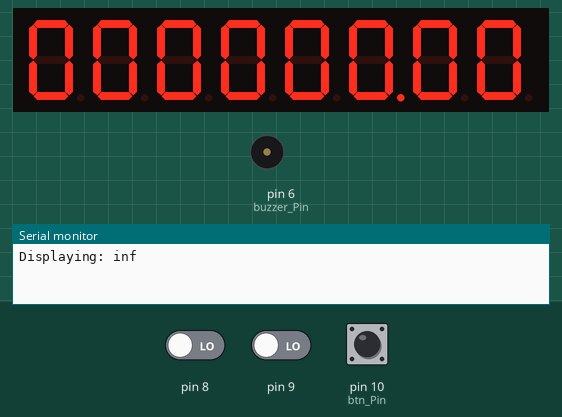
The sketch below on a simulated Arduino Uno, built with avr-gcc and run on an emulated ATmega328P. On the bench: 8-digit seven-segment display, buzzer (waves = sounding), the last lines printed to the serial monitor. Wiring (inferred from the names in the program): MAX7219 LED driver: data pin 2; clock pin 4; CS pin 3. The inputs (shaded band) are chosen by the test bench; at power-on: pin 9 LOW, pin 10 (btn_Pin) HIGH, pin 8 LOW.

Above: at 1.4 s.
1.5 s: pin 9 driven HIGH
At 3.0 s:
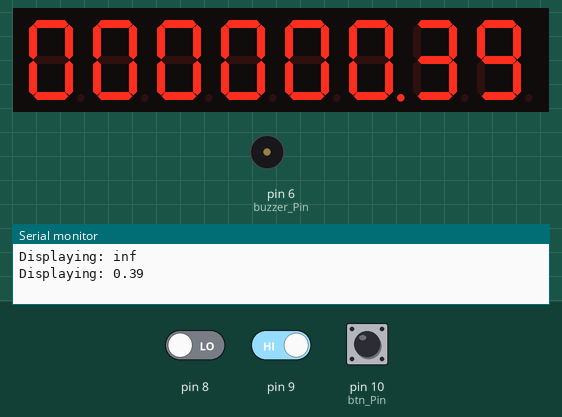
3.3 s: pin 10 (btn_Pin) pulled LOW for 0.15 s
At 4.1 s:
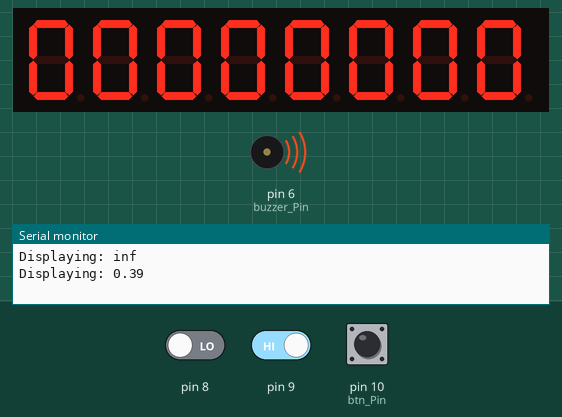
Timing chart, 0 to 6.3 s (numbered marks = the images above; inputs shaded):
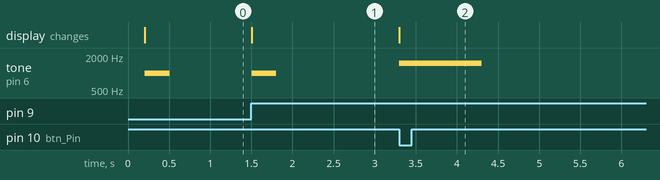

The sketch:

light-gates.ino
```cpp
//Pins of the 7 segment display
#define MAX7219_Data_IN 2
#define MAX7219_Chip_Select  3
#define MAX7219_Clock 4

#define btn_Pin 10

// Sensor_Front_Pin 8
// Sensor_Rear_Pin 9

#define buzzer_Pin 6

// Distance between sensors in metres
#define distance_between 0.59

unsigned long counter_1;
unsigned long current_time;
unsigned long time_interval;

byte last_CH1_state;
byte last_CH2_state;
float speed;
float last_speed;

bool but_state = false;


//Function to send bytes to the 7 seg display
void shift(byte send_to_address, byte send_this_data)
{
	digitalWrite(MAX7219_Chip_Select, LOW);
	shiftOut(MAX7219_Data_IN, MAX7219_Clock, MSBFIRST, send_to_address);
	shiftOut(MAX7219_Data_IN, MAX7219_Clock, MSBFIRST, send_this_data);
	digitalWrite(MAX7219_Chip_Select, HIGH);
}

void setup()
{
	Serial.begin(9600);

	pinMode(8, INPUT);
	pinMode(9, INPUT);
	PCICR |= (1 << PCIE0);    //enable PCMSK0 scan
	PCMSK0 |= (1 << PCINT0);  //Set pin D8 trigger an interrupt on state change.
	PCMSK0 |= (1 << PCINT1);  //Set pin D9 trigger an interrupt on state change.

	pinMode(btn_Pin, INPUT_PULLUP);

	pinMode(buzzer_Pin, OUTPUT);
	digitalWrite(buzzer_Pin,LOW);

	pinMode(MAX7219_Data_IN, OUTPUT);
	pinMode(MAX7219_Chip_Select, OUTPUT);
	pinMode(MAX7219_Clock, OUTPUT);
	digitalWrite(MAX7219_Clock, HIGH);
	delay(200);

	// Setup of MAX7219 chip
	shift(0x0f, 0x00); //display test register - test mode off
	shift(0x0c, 0x01); //shutdown register - normal operation
	shift(0x0b, 0x07); //scan limit register - display digits 0 thru 7
	shift(0x0a, 0x0f); //intensity register - max brightness
	shift(0x09, 0xff); //decode mode register - CodeB decode all digits

	reset_screen();
}

void loop() {
	speed = distance_between / (time_interval / 1E6);
	if(speed != last_speed)
	{
		last_speed = speed;

		display(speed);
		tone(buzzer_Pin, 1000, 300);
	}

	if(!digitalRead(btn_Pin) && but_state)
	{
		but_state = false;
		reset_screen();
		tone(buzzer_Pin, 1500, 1000);
	}
	else if(digitalRead(btn_Pin) && !but_state)
	{
		but_state = true;
	}
}


ISR(PCINT0_vect){
	current_time = micros();

	// Read Pin 8
	if(PINB & B00000001){
		if(last_CH1_state == 0){
			last_CH1_state = 1;
			counter_1 = current_time;
		}
	}
	else if(last_CH1_state == 1){
		last_CH1_state = 0;
	}

	// Read Pin 9
	if(PINB & B00000010 ){
		if(last_CH2_state == 0){
			last_CH2_state = 1;
			time_interval = current_time - counter_1;
		}
	}
	else if(last_CH2_state == 1){
		last_CH2_state = 0;
	}
}

void reset_screen() {
	shift(0x08, 0x00);
	shift(0x07, 0x00);
	shift(0x06, 0x00);
	shift(0x05, 0x00);
	shift(0x04, 0x00);
	shift(0x03, 0x00);
	shift(0x02, 0x00);
	shift(0x01, 0x00);
}

void display(double value)
{
	Serial.print("Displaying: ");
	Serial.println(value);

	byte digit_1 = value / 100000;
	value -= digit_1 * 100000;

	byte digit_2 = value / 10000;
	value -= digit_2 * 10000;

	byte digit_3 = value / 1000;
	value -= digit_3 * 1000;

	byte digit_4 = value / 100;
	value -= digit_4 * 100;

	byte digit_5 = value / 10;
	value -= digit_5 * 10;

	byte digit_6 = value;
	value -= digit_6;
	digit_6 |= 0b10000000; // turn DP on

	value *= 10;
	byte digit_7 = value;
	value -= digit_7;

	value *= 10;
	byte digit_8 = value;

	shift(0x08, digit_1);
	shift(0x07, digit_2);
	shift(0x06, digit_3);
	shift(0x05, digit_4);
	shift(0x04, digit_5);
	shift(0x03, digit_6);
	shift(0x02, digit_7);
	shift(0x01, digit_8);
}
```

Measured:
- after the input at 1.5 s, tone on pin 6 (buzzer_Pin): silent → 1000 Hz at once, → silent 0.30 s later; the display: changes at once (image 1)
- after the input at 3.3 s, tone on pin 6 (buzzer_Pin): silent → 1500 Hz at once, → silent 1.0 s later; the display: changes at once (image 2)
